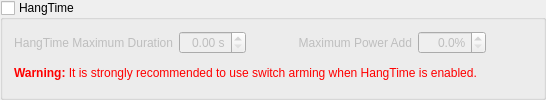
            <widget class="QGroupBox" name="gbHangtime">
             <property name="title">
              <string>HangTime</string>
             </property>
             <property name="checkable">
              <bool>true</bool>
             </property>
             <property name="checked">
              <bool>false</bool>
             </property>
             <layout class="QGridLayout" name="gridLayout_7">
              <item row="1" column="4">
               <widget class="QDoubleSpinBox" name="sbHangtimePower">
                <property name="sizePolicy">
                 <sizepolicy hsizetype="Fixed" vsizetype="Fixed">
                  <horstretch>0</horstretch>
                  <verstretch>0</verstretch>
                 </sizepolicy>
                </property>
                <property name="toolTip">
                 <string>&lt;html&gt;&lt;head/&gt;&lt;body&gt;&lt;p&gt;This specifies the maximum amount of power to add when stabilization needs more total power than specified by the throttle input.  This is used during HangTime and other maneuvers.&lt;/p&gt;&lt;/body&gt;&lt;/html&gt;</string>
                </property>
                <property name="alignment">
                 <set>Qt::AlignRight|Qt::AlignTrailing|Qt::AlignVCenter</set>
                </property>
                <property name="suffix">
                 <string>%</string>
                </property>
                <property name="decimals">
                 <number>1</number>
                </property>
                <property name="singleStep">
                 <double>0.500000000000000</double>
                </property>
                <property name="value">
                 <double>0.000000000000000</double>
                </property>
                <property name="objrelation" stdset="0">
                 <stringlist notr="true">
                  <string>objname:ActuatorSettings</string>
                  <string>fieldname:LowPowerStabilizationMaxPowerAdd</string>
                  <string>scale:.01</string>
                  <string>buttongroup:10</string>
                  <string>haslimits:yes</string>
                 </stringlist>
                </property>
               </widget>
              </item>
              <item row="1" column="0">
               <widget class="QLabel" name="lblHangtimeDuration">
                <property name="text">
                 <string>HangTime Maximum Duration</string>
                </property>
                <property name="alignment">
                 <set>Qt::AlignRight|Qt::AlignTrailing|Qt::AlignVCenter</set>
                </property>
               </widget>
              </item>
              <item row="1" column="3">
               <widget class="QLabel" name="lblHangtimePower">
                <property name="text">
                 <string>Maximum Power Add</string>
                </property>
                <property name="alignment">
                 <set>Qt::AlignRight|Qt::AlignTrailing|Qt::AlignVCenter</set>
                </property>
               </widget>
              </item>
              <item row="1" column="1">
               <widget class="QDoubleSpinBox" name="sbHangtimeDuration">
                <property name="sizePolicy">
                 <sizepolicy hsizetype="Fixed" vsizetype="Fixed">
                  <horstretch>0</horstretch>
                  <verstretch>0</verstretch>
                 </sizepolicy>
                </property>
                <property name="toolTip">
                 <string>&lt;html&gt;&lt;head/&gt;&lt;body&gt;&lt;p&gt;HangTime allows stabilization of the flight controller during brief maneuvers at zero throttle.  This specifies the maximum length of time to add power for stabilization at zero throttle.&lt;/p&gt;&lt;/body&gt;&lt;/html&gt;</string>
                </property>
                <property name="alignment">
                 <set>Qt::AlignRight|Qt::AlignTrailing|Qt::AlignVCenter</set>
                </property>
                <property name="suffix">
                 <string> s</string>
                </property>
                <property name="singleStep">
                 <double>0.250000000000000</double>
                </property>
                <property name="objrelation" stdset="0">
                 <stringlist notr="true">
                  <string>objname:StabilizationSettings</string>
                  <string>fieldname:LowPowerStabilizationMaxTime</string>
                  <string>buttongroup:10</string>
                  <string>haslimits:yes</string>
                 </stringlist>
                </property>
               </widget>
              </item>
              <item row="1" column="2">
               <spacer name="horizontalSpacer_23">
                <property name="orientation">
                 <enum>Qt::Horizontal</enum>
                </property>
                <property name="sizeHint" stdset="0">
                 <size>
                  <width>40</width>
                  <height>20</height>
                 </size>
                </property>
               </spacer>
              </item>
              <item row="1" column="5">
               <spacer name="horizontalSpacer_25">
                <property name="orientation">
                 <enum>Qt::Horizontal</enum>
                </property>
                <property name="sizeHint" stdset="0">
                 <size>
                  <width>40</width>
                  <height>20</height>
                 </size>
                </property>
               </spacer>
              </item>
              <item row="2" column="0" colspan="6">
               <widget class="QLabel" name="lblSwitchArmingWarning">
                <property name="text">
                 <string>&lt;html&gt;&lt;head/&gt;&lt;body&gt;&lt;p&gt;&lt;span style=" font-weight:600; color:#ff0000;"&gt;Warning:&lt;/span&gt;&lt;span style=" color:#ff0000;"&gt; It is strongly recommended to use switch arming when HangTime is enabled.&lt;/span&gt;&lt;/p&gt;&lt;/body&gt;&lt;/html&gt;</string>
                </property>
               </widget>
              </item>
             </layout>
            </widget>
